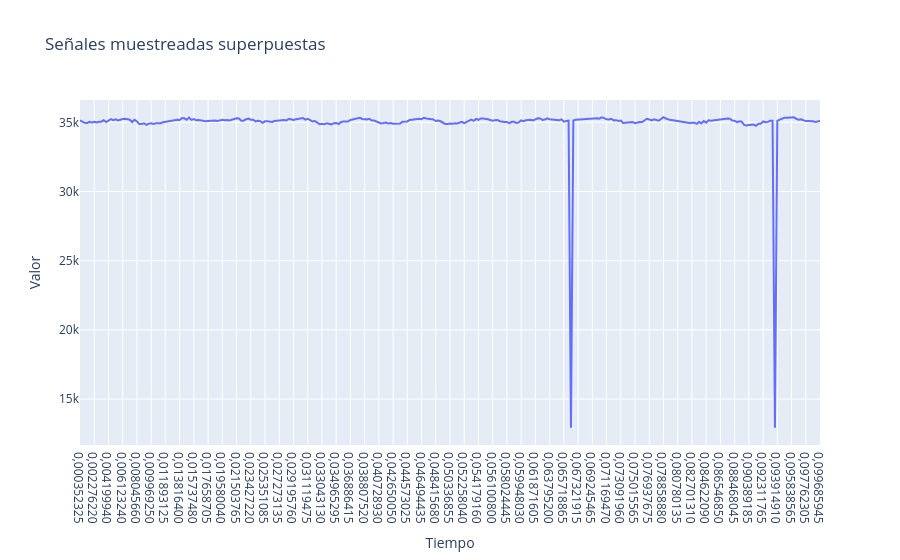

Here is the notebook cell this chart was saved with:
### Code cell
fig = go.Figure()


# Agregamos cada señal como un trazo
fig.add_trace(go.Scatter(x = resultados_tiempos[1], y=new_arr1, mode='lines', name='Señal 1'))

# Opciones de layout
fig.update_layout(
    title='Señales muestreadas superpuestas',
    xaxis_title='Tiempo',
    yaxis_title='Valor',
    hovermode='x unified'
)

fig.show()

### Figure 1 — Plotly figure (JSON) as saved in the notebook; plotly's stock layout.template omitted (floating-point values rounded to 4 significant figures; data arrays with more than 128 entries replaced by an {"elided": "..."} marker saying what was removed)
{"data": [{"mode": "lines", "name": "Señal 1", "type": "scatter", "x": {"elided": "313 str values"}, "y": {"elided": "313 int values"}}], "layout": {"hovermode": "x unified", "title": {"text": "Señales muestreadas superpuestas"}, "xaxis": {"title": {"text": "Tiempo"}}, "yaxis": {"title": {"text": "Valor"}}}}
